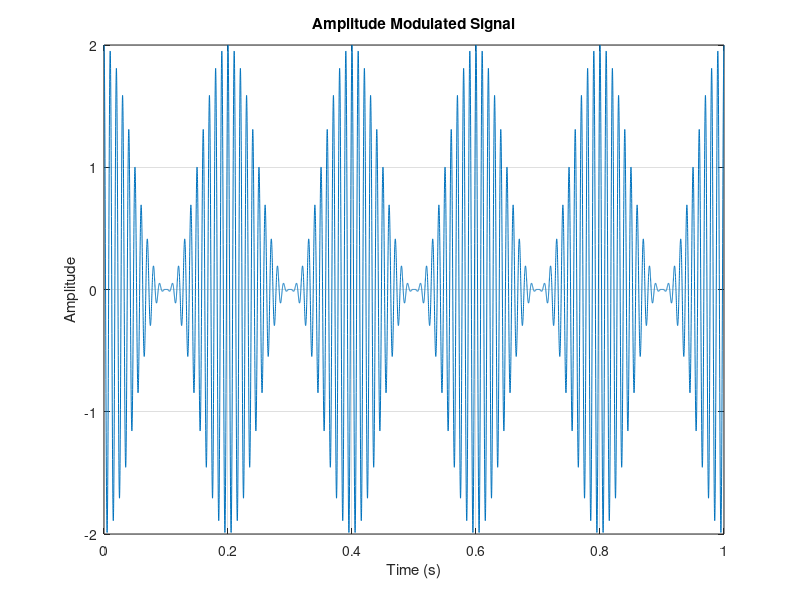

Write MATLAB code to recreate this figure.
% Amplitude Modulation
Fs = 10000; % Sampling frequency in Hz

t = 0:1/Fs:1-1/Fs; % Time vector from 0 to 1 second with step size of 1/Fs

Fc = 100; % Carrier frequency in Hz

Fm = 5; % Modulating frequency in Hz

Am = 1; % Modulating amplitude (Amplitude of the modulating signal)

carrier = cos(2*pi*Fc*t); % Carrier signal (cosine wave with frequency Fc)

modulator = cos(2*pi*Fm*t); % Modulating signal (cosine wave with frequency Fm)

am_signal = (1 + Am*modulator) .* carrier; % Amplitude modulated signal (AM)

plot(t, am_signal); % Plot the AM signal

title('Amplitude Modulated Signal'); % Title for the plot

xlabel('Time (s)'); % Label for x-axis (Time in seconds)

ylabel('Amplitude'); % Label for y-axis (Amplitude of the signal)
grid on;
